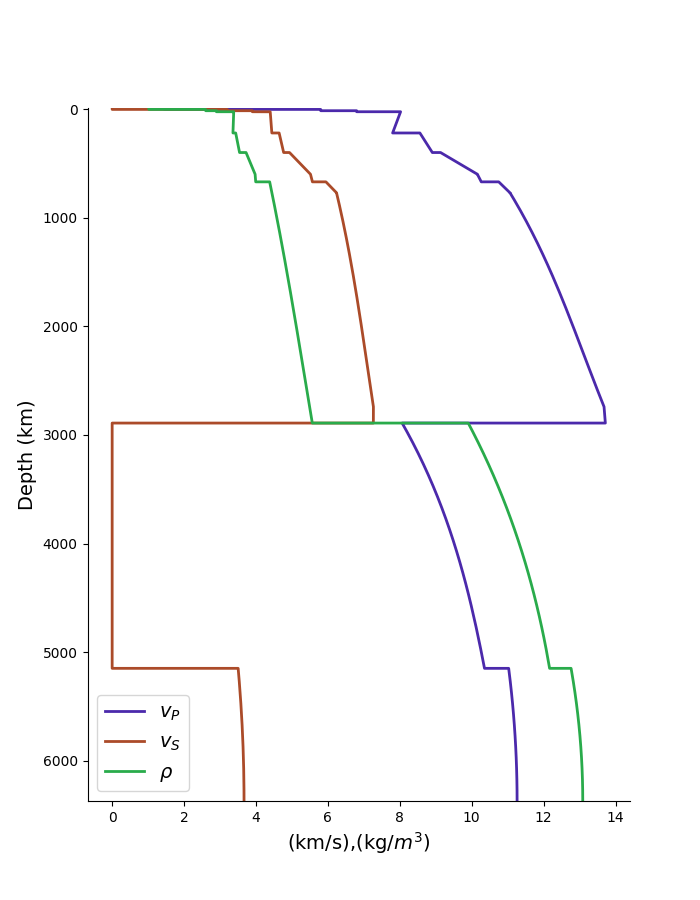

Write Python code to recreate this figure.
#!/home/samhaug/anaconda2/bin/python

'''
==============================================================================

File Name : pretty_prem.py
Purpose : Make nice plot of PREM for slideshow
Creation Date : 04-03-2018
Last Modified : Sun 04 Mar 2018 05:52:26 PM EST
Created By : Samuel M. Haugland

==============================================================================
'''

import numpy as np
from matplotlib import pyplot as plt
from subprocess import call
from os import listdir

def main():
    prem = np.genfromtxt('PREM_1s.csv',delimiter=',')
    fig,ax = setup_figure()
    r = prem[:,1]
    d = prem[:,2]
    p = prem[:,3]
    s = prem[:,5]
    ax.plot(p,r,color='#4B29AB',label=r'$v_{P}$',lw=2)
    ax.plot(s,r,color='#AB4B29',label=r'$v_{S}$',lw=2)
    ax.plot(d,r,color='#29AB4B',label=r'$\rho$',lw=2)
    #ax.axhline(670,color='r',alpha=0.5,ls='--')
    #ax.axhline(400,color='r',alpha=0.5,ls='--')
    ax.legend(loc='lower left',fontsize=14)
    plt.savefig('pretty_prem.png')
    plt.show()

def setup_figure():
    fig,ax = plt.subplots(figsize=(7,9))
    ax.set_ylim(6371,-10)
    ax.spines['right'].set_visible(False)
    ax.spines['top'].set_visible(False)
    ax.set_xlabel(r'(km/s),(kg/$m^3$)',size=14)
    ax.set_ylabel('Depth (km)',size=14)
    return fig,ax


main()
